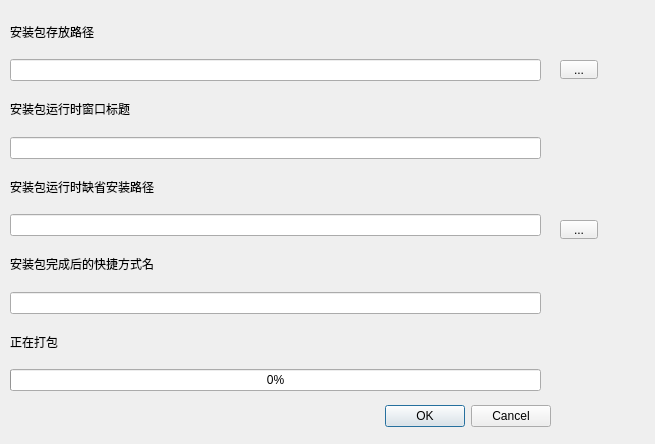
<?xml version="1.0" encoding="UTF-8"?>
<ui version="4.0">
 <class>packUpDialog</class>
 <widget class="QDialog" name="packUpDialog">
  <property name="geometry">
   <rect>
    <x>0</x>
    <y>0</y>
    <width>655</width>
    <height>444</height>
   </rect>
  </property>
  <property name="windowTitle">
   <string>Dialog</string>
  </property>
  <widget class="QDialogButtonBox" name="buttonBox">
   <property name="geometry">
    <rect>
     <x>210</x>
     <y>400</y>
     <width>341</width>
     <height>32</height>
    </rect>
   </property>
   <property name="orientation">
    <enum>Qt::Horizontal</enum>
   </property>
   <property name="standardButtons">
    <set>QDialogButtonBox::Cancel|QDialogButtonBox::Ok</set>
   </property>
  </widget>
  <widget class="QToolButton" name="toolButtonFile1">
   <property name="geometry">
    <rect>
     <x>560</x>
     <y>60</y>
     <width>38</width>
     <height>19</height>
    </rect>
   </property>
   <property name="text">
    <string>...</string>
   </property>
  </widget>
  <widget class="QToolButton" name="toolButtonFile2">
   <property name="geometry">
    <rect>
     <x>560</x>
     <y>220</y>
     <width>38</width>
     <height>19</height>
    </rect>
   </property>
   <property name="text">
    <string>...</string>
   </property>
  </widget>
  <widget class="QWidget" name="">
   <property name="geometry">
    <rect>
     <x>10</x>
     <y>10</y>
     <width>531</width>
     <height>381</height>
    </rect>
   </property>
   <layout class="QVBoxLayout" name="verticalLayout">
    <item>
     <widget class="QLabel" name="label">
      <property name="text">
       <string>安装包存放路径</string>
      </property>
     </widget>
    </item>
    <item>
     <widget class="QLineEdit" name="lineEditFilePath1">
      <property name="readOnly">
       <bool>true</bool>
      </property>
     </widget>
    </item>
    <item>
     <widget class="QLabel" name="label_2">
      <property name="text">
       <string>安装包运行时窗口标题</string>
      </property>
     </widget>
    </item>
    <item>
     <widget class="QLineEdit" name="lineEdit_2"/>
    </item>
    <item>
     <widget class="QLabel" name="label_3">
      <property name="text">
       <string>安装包运行时缺省安装路径</string>
      </property>
     </widget>
    </item>
    <item>
     <widget class="QLineEdit" name="lineEditFilePath2">
      <property name="readOnly">
       <bool>true</bool>
      </property>
     </widget>
    </item>
    <item>
     <widget class="QLabel" name="label_4">
      <property name="text">
       <string>安装包完成后的快捷方式名</string>
      </property>
     </widget>
    </item>
    <item>
     <widget class="QLineEdit" name="lineEdit_4"/>
    </item>
    <item>
     <widget class="QLabel" name="label_5">
      <property name="text">
       <string>正在打包</string>
      </property>
     </widget>
    </item>
    <item>
     <widget class="QProgressBar" name="progressBar">
      <property name="value">
       <number>0</number>
      </property>
     </widget>
    </item>
   </layout>
  </widget>
 </widget>
 <resources/>
 <connections>
  <connection>
   <sender>buttonBox</sender>
   <signal>accepted()</signal>
   <receiver>packUpDialog</receiver>
   <slot>accept()</slot>
   <hints>
    <hint type="sourcelabel">
     <x>248</x>
     <y>254</y>
    </hint>
    <hint type="destinationlabel">
     <x>157</x>
     <y>274</y>
    </hint>
   </hints>
  </connection>
  <connection>
   <sender>buttonBox</sender>
   <signal>rejected()</signal>
   <receiver>packUpDialog</receiver>
   <slot>reject()</slot>
   <hints>
    <hint type="sourcelabel">
     <x>316</x>
     <y>260</y>
    </hint>
    <hint type="destinationlabel">
     <x>286</x>
     <y>274</y>
    </hint>
   </hints>
  </connection>
 </connections>
</ui>
